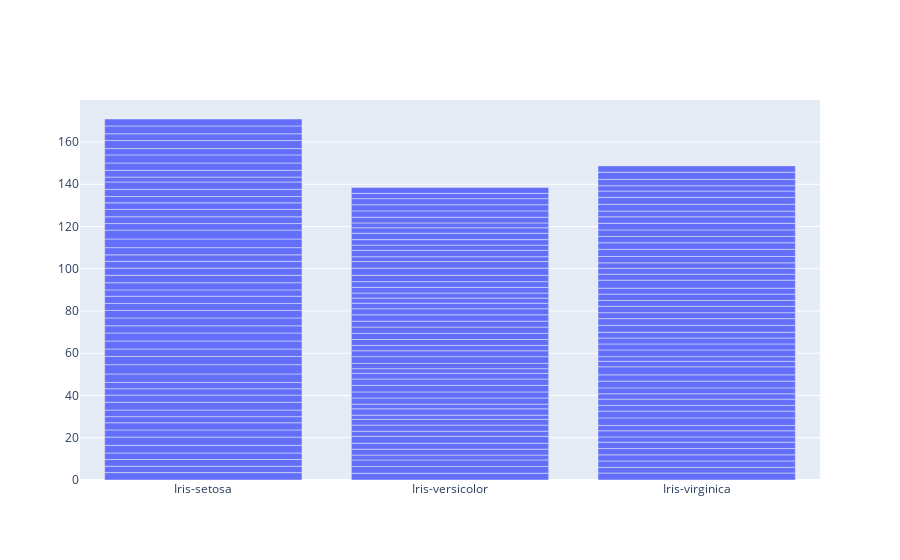

The notebook cell saved with this chart:
### Code cell
configure_ploty_browser_state()   #ESPECIFICA PARA O COLAB

barra = go.Bar(x=iris['class'], y= iris['sepal_width'], name = 'Iris')
ply.iplot([barra])

### Figure 1 — Plotly figure (JSON) as saved in the notebook; plotly's stock layout.template omitted (floating-point values rounded to 4 significant figures; data arrays with more than 128 entries replaced by an {"elided": "..."} marker saying what was removed)
{"data": [{"y": {"elided": "150 float values"}, "x": {"elided": "150 str values"}, "type": "bar", "name": "Iris"}], "layout": {}}
